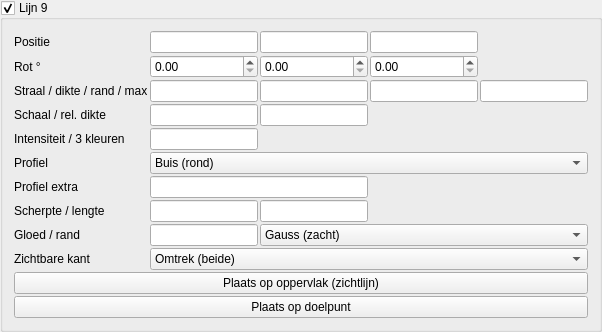
       <widget class="MyGroupBox" name="groupCheck_pattern_line_trap_9_enabled">
        <property name="title">
         <string>Lijn 9</string>
        </property>
        <property name="checkable">
         <bool>true</bool>
        </property>
        <layout class="QGridLayout" name="gridLayout_pattern_line_9">
         <property name="spacing">
          <number>2</number>
         </property>
         <item row="0" column="0">
          <widget class="QLabel" name="label_pattern_line_9_pos">
           <property name="text">
            <string>Positie</string>
           </property>
          </widget>
         </item>
         <item row="0" column="1">
          <widget class="MyLineEdit" name="vect3_pattern_line_trap_9_position_x"/>
         </item>
         <item row="0" column="2">
          <widget class="MyLineEdit" name="vect3_pattern_line_trap_9_position_y"/>
         </item>
         <item row="0" column="3">
          <widget class="MyLineEdit" name="vect3_pattern_line_trap_9_position_z"/>
         </item>
         <item row="1" column="0">
          <widget class="QLabel" name="label_pattern_line_9_rot">
           <property name="text">
            <string>Rot °</string>
           </property>
          </widget>
         </item>
         <item row="1" column="1">
          <widget class="MyDoubleSpinBox" name="spinboxd3_pattern_line_trap_9_rotation_x"/>
         </item>
         <item row="1" column="2">
          <widget class="MyDoubleSpinBox" name="spinboxd3_pattern_line_trap_9_rotation_y"/>
         </item>
         <item row="1" column="3">
          <widget class="MyDoubleSpinBox" name="spinboxd3_pattern_line_trap_9_rotation_z"/>
         </item>
         <item row="2" column="0">
          <widget class="QLabel" name="label_pattern_line_9_radius">
           <property name="text">
            <string>Straal / dikte / rand / max</string>
           </property>
           <property name="toolTip">
            <string>Straal = profielgrootte. Dikte = schaal van de SDF-band. Rand = afronding hoeken. Max = afstand-limiet voor de gloed (0 = uit in praktijk volgens instelling).</string>
           </property>
          </widget>
         </item>
         <item row="2" column="1">
          <widget class="MyLineEdit" name="logedit_pattern_line_trap_9_radius"/>
         </item>
         <item row="2" column="2">
          <widget class="MyLineEdit" name="logedit_pattern_line_trap_9_thickness"/>
         </item>
         <item row="2" column="3">
          <widget class="MyLineEdit" name="logedit_pattern_line_trap_9_edge_softness"/>
         </item>
         <item row="2" column="4">
          <widget class="MyLineEdit" name="logedit_pattern_line_trap_9_max_distance"/>
         </item>
         <item row="3" column="0">
          <widget class="QLabel" name="label_pattern_line_9_scale">
           <property name="text">
            <string>Schaal / rel. dikte</string>
           </property>
           <property name="toolTip">
            <string>Schaal: uniform het dwarsprofiel (YZ). Relatieve dikte: factor op de gloedband t.o.v. Dikte (1 = standaard).</string>
           </property>
          </widget>
         </item>
         <item row="3" column="1">
          <widget class="MyLineEdit" name="logedit_pattern_line_trap_9_scale"/>
         </item>
         <item row="3" column="2">
          <widget class="MyLineEdit" name="logedit_pattern_line_trap_9_relative_thickness"/>
         </item>
         <item row="4" column="0">
          <widget class="QLabel" name="label_pattern_line_9_int">
           <property name="text">
            <string>Intensiteit / 3 kleuren</string>
           </property>
           <property name="toolTip">
            <string>Gradient langs de gloed: kern (kleur 1) → midden (2) → rand (3). Zelfde RGB = effen.</string>
           </property>
          </widget>
         </item>
         <item row="4" column="1">
          <widget class="MyLineEdit" name="logedit_pattern_line_trap_9_intensity"/>
         </item>
         <item row="4" column="2">
          <widget class="MyColorButton" name="colorButton_pattern_line_trap_9_color"/>
         </item>
         <item row="4" column="3">
          <widget class="MyColorButton" name="colorButton_pattern_line_trap_9_color_2"/>
         </item>
         <item row="4" column="4">
          <widget class="MyColorButton" name="colorButton_pattern_line_trap_9_color_3"/>
         </item>
         <item row="5" column="0">
          <widget class="QLabel" name="label_pattern_line_9_shape">
           <property name="text">
            <string>Profiel</string>
           </property>
           <property name="toolTip">
            <string>Dwarsdoorsnede loodrecht op de as (lokale X).</string>
           </property>
          </widget>
         </item>
         <item row="5" column="1" colspan="4">
          <widget class="MyComboBox" name="comboBox_pattern_line_trap_9_shape">
           <item>
            <property name="text">
             <string>Buis (rond)</string>
            </property>
           </item>
           <item>
            <property name="text">
             <string>Lint (vlak)</string>
            </property>
           </item>
           <item>
            <property name="text">
             <string>Vierkant</string>
            </property>
           </item>
           <item>
            <property name="text">
             <string>Ruit</string>
            </property>
           </item>
           <item>
            <property name="text">
             <string>Ovaal</string>
            </property>
           </item>
           <item>
            <property name="text">
             <string>Zeshoek</string>
            </property>
           </item>
           <item>
            <property name="text">
             <string>Kruis</string>
            </property>
           </item>
           <item>
            <property name="text">
             <string>Achthoek</string>
            </property>
           </item>
           <item>
            <property name="text">
             <string>Squircle</string>
            </property>
           </item>
           <item>
            <property name="text">
             <string>Ring</string>
            </property>
           </item>
         </widget>
         </item>
         <item row="6" column="0">
          <widget class="QLabel" name="label_pattern_line_9_shape_aux">
           <property name="text">
            <string>Profiel extra</string>
           </property>
           <property name="toolTip">
            <string>Ovaal: Z-straal t.o.v. Y (1 = cirkel). Ring: halve dikte van de buis.</string>
           </property>
          </widget>
         </item>
         <item row="6" column="1" colspan="2">
          <widget class="MyLineEdit" name="logedit_pattern_line_trap_9_shape_aux"/>
         </item>
         <item row="7" column="0">
          <widget class="QLabel" name="label_pattern_line_9_sharp_seg">
           <property name="text">
            <string>Scherpte / lengte</string>
           </property>
           <property name="toolTip">
            <string>Scherpte: sterkere piek (hoger = smallere gloed). Lengte: halve lijnlengte langs X (0 = oneindig). Zie ook «Gloed / rand».</string>
           </property>
          </widget>
         </item>
         <item row="7" column="1">
          <widget class="MyLineEdit" name="logedit_pattern_line_trap_9_falloff_sharpness"/>
         </item>
         <item row="7" column="2">
          <widget class="MyLineEdit" name="logedit_pattern_line_trap_9_segment_half_length"/>
         </item>
         <item row="8" column="0">
          <widget class="QLabel" name="label_pattern_line_9_glow">
           <property name="text">
            <string>Gloed / rand</string>
           </property>
           <property name="toolTip">
            <string>Gloedbreedte: hoger = zachtere, bredere rand. Falloff: Gauss, smoothstep, lineair, exponentieel — bepaalt hoe snel het uitsterft (los van de 3-kleur-gradient).</string>
           </property>
          </widget>
         </item>
         <item row="8" column="1">
          <widget class="MyLineEdit" name="logedit_pattern_line_trap_9_glow_spread"/>
         </item>
         <item row="8" column="2" colspan="3">
          <widget class="MyComboBox" name="comboBox_pattern_line_trap_9_falloff_profile">
           <item>
            <property name="text">
             <string>Gauss (zacht)</string>
            </property>
           </item>
           <item>
            <property name="text">
             <string>Strak (smooth)</string>
            </property>
           </item>
           <item>
            <property name="text">
             <string>Hard (lineair)</string>
            </property>
           </item>
           <item>
            <property name="text">
             <string>Exponentieel</string>
            </property>
           </item>
          </widget>
         </item>
         <item row="9" column="0">
          <widget class="QLabel" name="label_pattern_line_9_side">
           <property name="text">
            <string>Zichtbare kant</string>
           </property>
           <property name="toolTip">
            <string>Omtrek: gloed aan beide zijden van de vorm (klassiek). Alleen buiten of binnen: één zijde van het oppervlak — handig om alleen de silhouet-rand te tonen.</string>
           </property>
          </widget>
         </item>
         <item row="9" column="1" colspan="4">
          <widget class="MyComboBox" name="comboBox_pattern_line_trap_9_edge_side">
           <item>
            <property name="text">
             <string>Omtrek (beide)</string>
            </property>
           </item>
           <item>
            <property name="text">
             <string>Alleen buiten</string>
            </property>
           </item>
           <item>
            <property name="text">
             <string>Alleen binnen</string>
            </property>
           </item>
          </widget>
         </item>
         <item row="10" column="0" colspan="5">
          <widget class="QPushButton" name="pushButton_pattern_line_trap_9_place_surface">
           <property name="text">
            <string>Plaats op oppervlak (zichtlijn)</string>
           </property>
          </widget>
         </item>
         <item row="11" column="0" colspan="5">
          <widget class="QPushButton" name="pushButton_pattern_line_trap_9_place_target">
           <property name="text">
            <string>Plaats op doelpunt</string>
           </property>
          </widget>
         </item>
        </layout>
       </widget>
